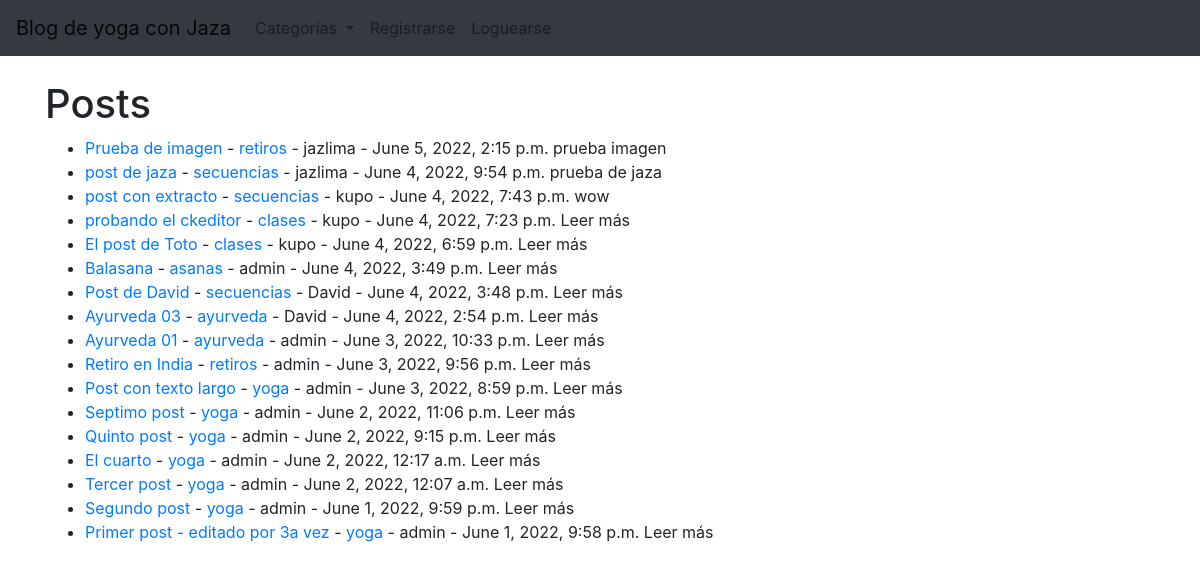
/, run on an earlier commit of the app's database.
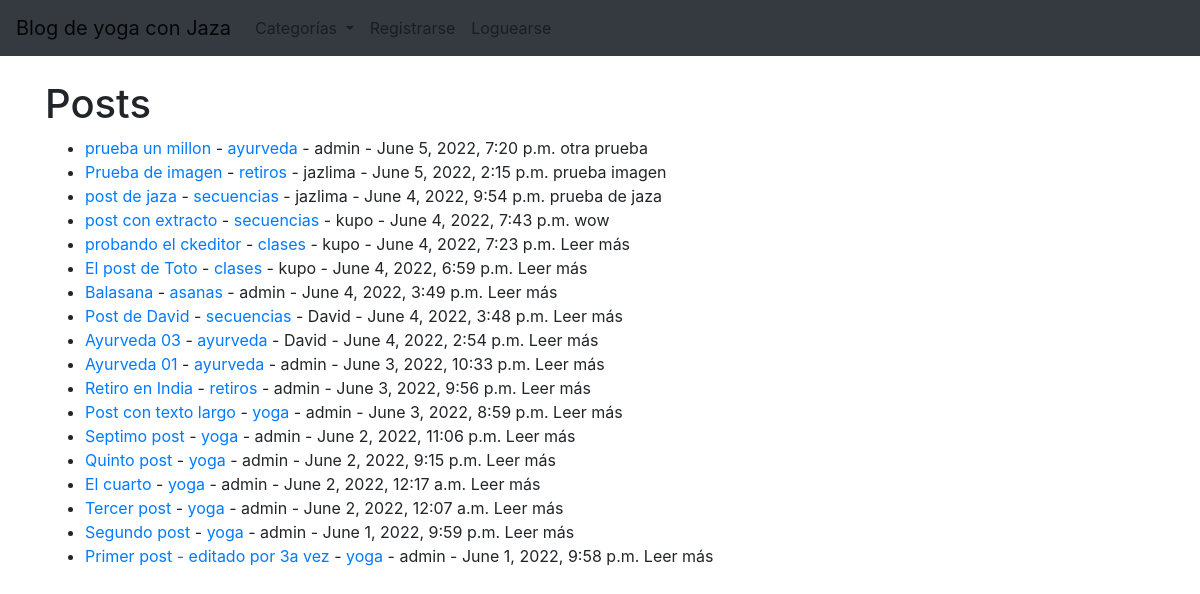
And on a later commit of the database.
### AppBlogYoga/models.py (models this page shows, shortened)
class Post(models.Model):
    titulo=models.CharField(max_length=200)
    subtitulo=models.CharField(max_length=200)
    cuerpo=RichTextField(blank=True, null=True)
    autor=models.ForeignKey(User, on_delete=models.CASCADE)
    fecha=models.DateTimeField(auto_now_add=True)
    imagen=models.ImageField(upload_to='images/', blank=True, null=True)
    categoria=models.CharField(max_length=200, default='yoga')
    likes=models.ManyToManyField(User, related_name='blog_post')
    extracto=models.CharField(max_length=200)

### AppBlogYoga/views.py (the view)
# urls.py: path('', HomeView.as_view(), name='home'),
class HomeView(ListView):
    model = Post
    template_name = 'home.html'
    ordering=['-fecha']
    def get_context_data(self, *args, **kwargs):
        cat_menu=Category.objects.all()
        contexto=super(HomeView, self).get_context_data(*args, **kwargs)
        contexto['cat_menu']=cat_menu
        return contexto

### AppBlogYoga/models.py (called while the page is built)
    def __str__(self):
        return self.nombre

### AppBlogYoga/templates/home.html (shortened to what this page needs)
{% extends 'padre.html' %}
{% block content %}
<h1>Posts</h1>
<ul>
{% for post in object_list %}
    <li><a href="{% url 'detailPost' post.pk %}">{{ post.titulo }}</a>
    - <a href="{% url 'category' post.categoria %}">{{ post.categoria }}</a> - {{ post.autor }} - {{post.fecha}}
    {{ post.extracto}}</li>
{% endfor %}
</ul>
{% endblock %}

### AppBlogYoga/templates/padre.html (shortened to what this page needs)
<!doctype html>
<html lang="en">
  <head>
    <link rel="stylesheet" href="https://cdn.jsdelivr.net/npm/bootstrap@4.6.1/dist/css/bootstrap.min.css">
  </head>
  <body>
    <nav class="navbar navbar-expand-lg navbar-light bg-dark">
        <a class="navbar-brand" href="{% url 'home' %}">Blog de yoga con Jaza</a>
        <div class="collapse navbar-collapse" id="navbarSupportedContent">
          <ul class="navbar-nav mr-auto">
            {% if cat_menu %}
            <li class="nav-item dropdown">
              <a class="nav-link dropdown-toggle" href="#" id="navbarDropdown" role="button" data-toggle="dropdown" aria-expanded="false">
                Categorías
              </a>
            </li>
            {% else %}
              <li class="nav-item">
                <a class="nav-link" href="{% url 'category-list' %}">Categorías</a>
              </li>
            {% endif %}
            {% if user.is_authenticated %}
            <li class="nav-item">
              <a class="nav-link" href="{% url 'createPost' %}">Crear post</a>
            </li>
            <li class="nav-item">
              <a class="nav-link" href="{% url 'createCategory' %}">Crear categoría</a>
            </li>
            <li class="nav-item dropdown">
              <a class="nav-link dropdown-toggle" href="#" id="navbarDropdown" role="button" data-toggle="dropdown" aria-expanded="false">
                Perfil
              </a>
              <div class="dropdown-menu" aria-labelledby="navbarDropdown">
                <a class="dropdown-item" href="{% url 'updateProfile' %}">Ajustes</a>
                {% if user.profile.id %}
                    <a class="dropdown-item" href="{% url 'editProfile' user.profile.id %}">Editar página de perfil</a>
                    <a class="dropdown-item" href="{% url 'showProfile' user.profile.id %}">Mostrar página de perfil</a>
                {% else %}
                    <a class="dropdown-item" href="{% url 'createProfilePage' %}">Crear página de perfil</a>
                {% endif %}
              </div>
            </li>
            <li class="nav-item">
              <a class="nav-link" href="{% url 'logout' %}">Desloguearse</a>
            </li>
            {% else %}
            <li class="nav-item">
              <a class="nav-link" href="{% url 'register' %}">Registrarse</a>
            </li>
            <li class="nav-item">
              <a class="nav-link" href="{% url 'login' %}">Loguearse</a>
            </li>
            {% endif %}
          </ul>
        </div>
      </nav>
    <br/>
    <div class="container">
        {% block content %}
        {% endblock %}
    </div>
  </body>
</html>

What changed in the data, as far as the page shows it:
added Post: titulo "prueba un millon", categoria "ayurveda", autor "admin", fecha "June 5, 2022, 7:20 p.m.", extracto "otra prueba"
